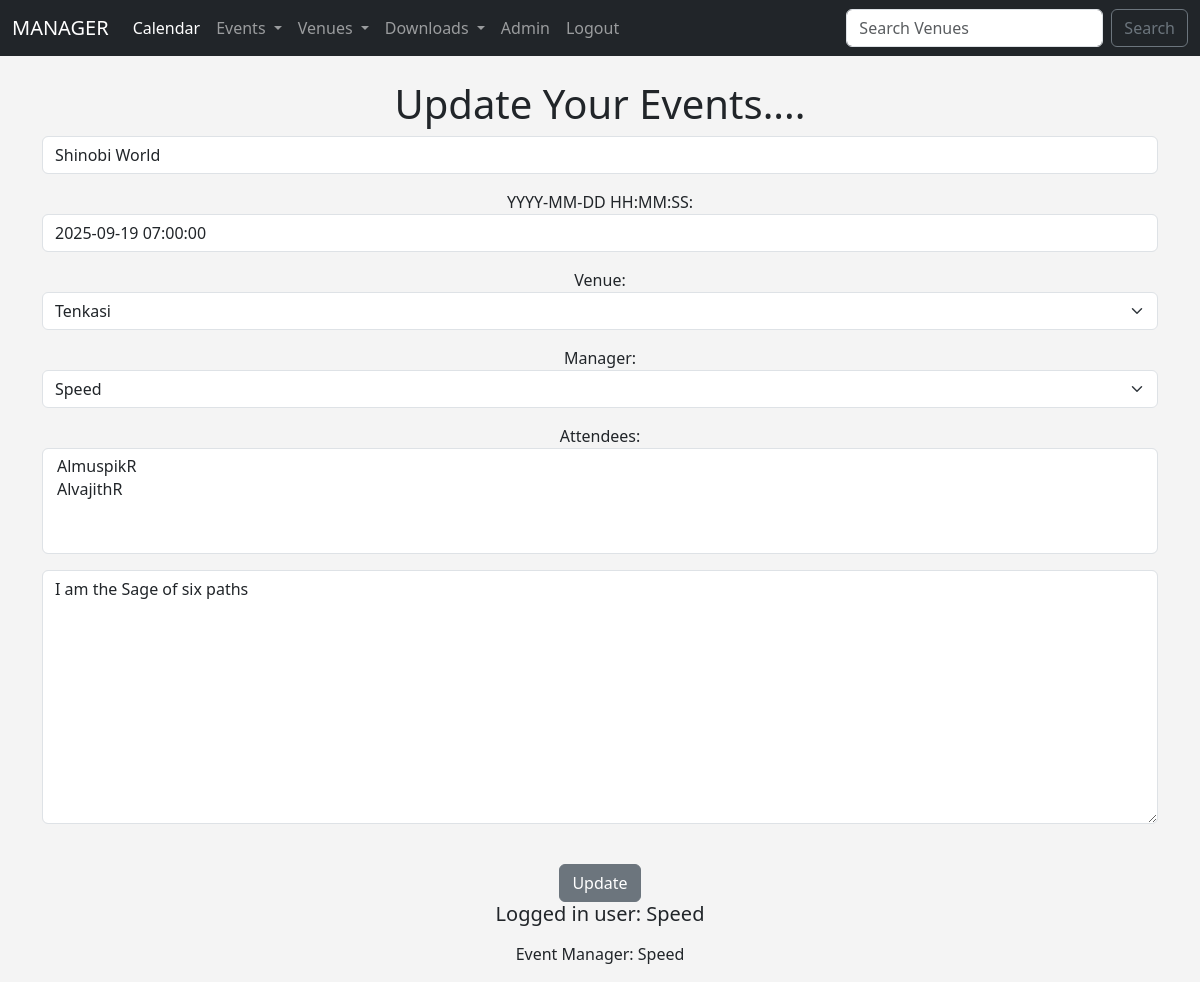
/update_event/10 (signed in), run on the app's committed database.
### events/models.py (models this page shows, shortened)
class Event(models.Model):
    name = models.CharField('Event Name', max_length=120)
    event_date = models.DateTimeField('event date')
    venue = models.ForeignKey(Venue, blank=True, null=True, on_delete=models.CASCADE)
    manager =models.ForeignKey(User, blank=True, null= True, on_delete=models.SET_NULL)
    description = models.TextField(blank=True)
    attendees = models.ManyToManyField(MyClubUser, blank=True)
    approved = models.BooleanField("Approved", default = False)

class Venue(models.Model):
    name = models.CharField('venue name', max_length=120)
    address = models.CharField(max_length=300)
    zip_code =models.CharField('zip code',max_length=15)
    phone = models.CharField('phone',max_length=15, blank= True)
    web = models.URLField('web address', blank= True)
    email_address = models.EmailField('Email', blank= True)
    owner = models.IntegerField("Venue Owner", blank = False, default = 1)
    venue_image = models.ImageField(null = True, blank=True, upload_to = "images/")
    def __str__(self):
        return self.name

### events/views.py (the view)
# urls.py: path('update_event/<event_id>', views.update_event, name='update-event'),
def update_event(request, event_id):
    event = get_object_or_404(Event, pk=event_id)
    if request.user.is_superuser:
        form = EventFormAdmin(request.POST or None, instance=event)
    else:
        form = EventForm(request.POST or None, instance=event)
    if form.is_valid():
        form.save()
        return redirect('list-events')
    return render(request, 'update_events.html', {
        'event': event,
        'form': form
    })

### events/forms.py
class EventFormAdmin(ModelForm):
    class Meta:
        model = Event
        fields = ( 'name', 'event_date', 'venue', 'manager', 'attendees', 'description')
        labels ={
             'name': '',
            'event_date': 'YYYY-MM-DD  HH:MM:SS',
            'venue': 'Venue',
            'manager': 'Manager',
            'attendees': 'Attendees',
            'description': '',
        }
        widgets={
            'name': forms.TextInput(attrs={'class':'form-control', 'placeholder':'Event Name'}),
            'event_date': forms.TextInput(attrs={'class':'form-control', 'placeholder':'Event date'}),
            'venue': forms.Select(attrs={'class':'form-select', 'placeholder':'Venue'}),
            'manager': forms.Select(attrs={'class':'form-select', 'placeholder':'manager'}),
            'attendees': forms.SelectMultiple(attrs={'class':'form-control', 'placeholder':'Poeple'}),
            'description': forms.Textarea(attrs={'class':'form-control', 'placeholder':'Description'}),
        }

### events/models.py (called while the page is built)
    def __str__(self):
        return self.firstname + '' +self.lastname

### events/templates/update_events.html (shortened to what this page needs)
{% extends 'base.html' %}
{% block content %}
    {% if user.is_authenticated %}
        <center>
        {% if user == event.manager %}
            <h1>Update Your Events....</h1>
            <form action="" method="POST">
                {{ form.as_p }} <br>
                <input type="submit" value="Update" class="btn btn-secondary">
            </form>
        {% else %}
            <h2>Access Denied</h2>
            <p>Only Manager can edit this Event......</p><br>
        {% endif %}
        <h5>Logged in user: {{ user }} </h5>
        <p></p>    Event Manager: {{ event.manager }}</p>
        </center>
    {% else %}
        <h1>Login pannunga brooo......</h1>
        <a href="{% url 'login' %}">Login Here</a>
    {% endif %}
{% endblock %}

### events/templates/base.html (style rules this page uses)
body { background:#f4f4f4; }

### data on the page
Event: name "Shinobi World", event_date "2025-09-19 07:00:00", venue "Tenkasi", manager "Speed", description "I am the Sage of six paths"

### other printed values
{{ user }} "Speed"
